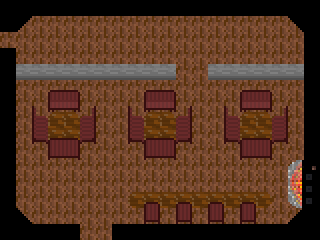

This game map was drawn from its Tiled (.tmx) file and the tilesets committed beside it. A one-line description and the trimmed map source follow:
An orthogonal 20x15 tile map with 16x16 px tiles, 5 tile layers (Black, Floor, Main, MainOverlay, ...), 2 tilesets and 27 objects (mainPlayer, me.LevelEntity).

<map version="1.2" tiledversion="1.2.2" orientation="orthogonal" renderorder="right-down" width="20" height="15" tilewidth="16" tileheight="16" infinite="0" nextlayerid="8" nextobjectid="53">
 <tileset firstgid="1" source="tavern.tsx" />
 <tileset firstgid="257" source="fireplace.tsx" />
 <layer id="1" name="Black" width="20" height="15">
  <data>[300 cells, 300 non-empty, 1 distinct tile ids]</data>
 </layer>
 <layer id="2" name="Floor" width="20" height="15">
  <data>[300 cells, 300 non-empty, 6 distinct tile ids]</data>
 </layer>
 <layer id="3" name="Main" width="20" height="15">
  <data>[300 cells, 71 non-empty, 23 distinct tile ids]</data>
 </layer>
 <layer id="7" name="MainOverlay" width="20" height="15">
  <data>[300 cells, 3 non-empty, 3 distinct tile ids]</data>
 </layer>
 <objectgroup id="5" name="Entities">
  <object id="3" name="mainPlayer" x="32" y="80" width="16" height="16">
   <properties>
    <property name="framewidth" type="int" value="16" />
    <property name="image" value="player" />
   </properties>
  </object>
  <object id="45" name="me.LevelEntity" x="80" y="240" width="32" height="16">
   <properties>
    <property name="duration" type="int" value="250" />
    <property name="fade" type="color" value="#ff000000" />
    <property name="to" value="cave_sub1" />
   </properties>
  </object>
 </objectgroup>
 <layer id="4" name="Offset" width="20" height="15">
  <data>[300 cells, 22 non-empty, 7 distinct tile ids]</data>
 </layer>
 <objectgroup id="6" name="collision">
  <object id="5" x="16" y="224" width="64" height="16" />
  <object id="7" x="0" y="48" width="16" height="176" />
  <object id="9" x="0" y="16" width="16" height="16" />
  <object id="10" x="16" y="0" width="288" height="16" />
  <object id="12" x="304" y="16" width="16" height="208" />
  <object id="13" x="112" y="224" width="192" height="16" />
  <object id="15" x="16" y="64" width="160" height="16" />
  <object id="16" x="208" y="64" width="96" height="16" />
  <object id="19" x="128" y="112" width="64" height="32" />
  <object id="20" x="144" y="96" width="32" height="64" />
  <object id="21" x="48" y="96" width="32" height="64" />
  <object id="22" x="32" y="112" width="64" height="32" />
  <object id="26" x="240" y="96" width="32" height="64" />
  <object id="27" x="224" y="112" width="64" height="32" />
  <object id="28" x="128" y="192" width="144" height="16" />
  <object id="29" x="144" y="208" width="16" height="16" />
  <object id="30" x="176" y="208" width="16" height="16" />
  <object id="31" x="208" y="208" width="16" height="16" />
  <object id="32" x="240" y="208" width="16" height="16" />
  <object id="38" x="288" y="160" width="16" height="48" />
  <object id="41" x="-16" y="32" width="16" height="16" />
  <object id="47" x="32" y="16">
   <polygon points="0,0 -16,16 -16,0" />
  </object>
  <object id="48" x="16" y="208">
   <polygon points="0,0 0,16 16,16" />
  </object>
  <object id="49" x="304" y="208">
   <polygon points="0,0 -16,16 0,16" />
  </object>
  <object id="50" x="288" y="16">
   <polygon points="0,0 16,16 16,0 0,0" />
  </object>
 </objectgroup>
</map>